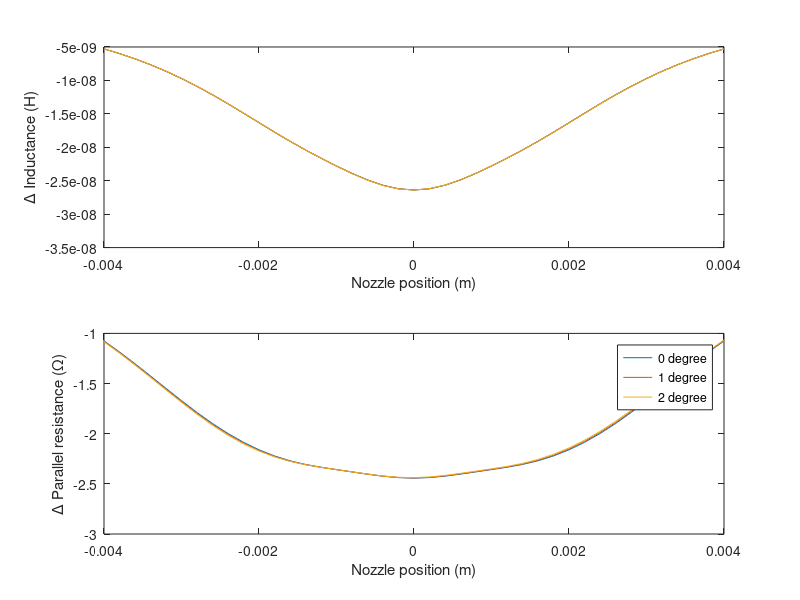
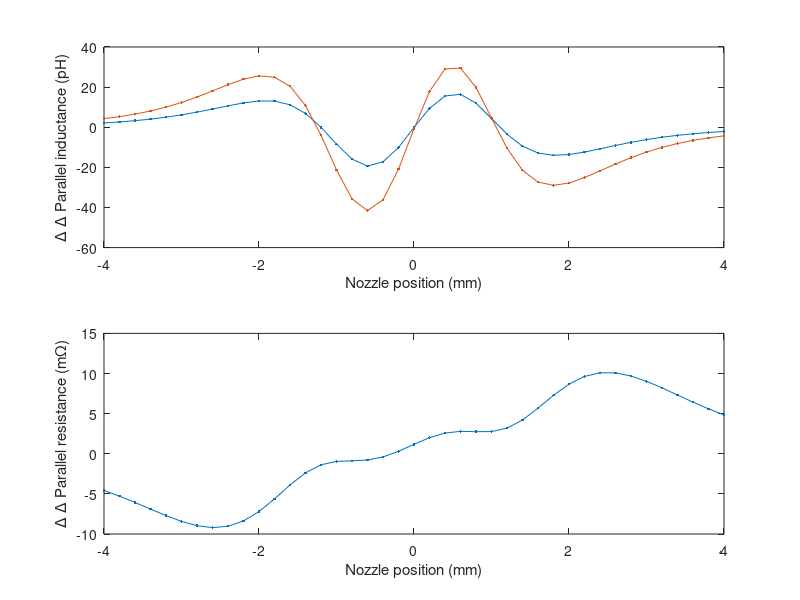

These charts were generated, in order, by the following MATLAB code: (Note: this script raises an error after producing the figures.)
clear all
close all

load("sim_result_0mu_offset_hr2.mat")

dLp = (imag(dZ).^2+real(dZ).^2)./imag(dZ)./f/2/pi;
dRp = (imag(dZ).^2+real(dZ).^2)./real(dZ);
dltot = zeros(3,13);
figure
ax1 = subplot(2,1,1);
plot(xpos,dLp)
ylabel('\Delta Inductance (H)')
xlabel('Nozzle position (m)')
hold on
ax2 = subplot(2,1,2);
plot(xpos,dRp)
ylabel('\Delta Parallel resistance (\Omega)')
xlabel('Nozzle position (m)')
hold on
dLptot(1,:) = dLp;
dRptot(1,:) = dRp;

load("sim_result_50mu_offset_hr2.mat")
dLp = (imag(dZ).^2+real(dZ).^2)./imag(dZ)./f/2/pi;
dRp = (imag(dZ).^2+real(dZ).^2)./real(dZ);
subplot(ax1)
plot(xpos,dLp)
ylabel('\Delta Parallel Inductance (H)')
xlabel('Nozzle position (m)')
hold on
subplot(ax2)
plot(xpos,dRp)
ylabel('\Delta Parallel resistance (\Omega)')
xlabel('Nozzle position (m)')
hold on
dLptot(2,:) = dLp;
dRptot(2,:) = dRp;

load("sim_result_100mu_offset_hr2.mat")
dLp = (imag(dZ).^2+real(dZ).^2)./imag(dZ)./f/2/pi;
dRp = (imag(dZ).^2+real(dZ).^2)./real(dZ);
subplot(ax1)
plot(xpos,dLp)
ylabel('\Delta Inductance (H)')
xlabel('Nozzle position (m)')
hold on
%legend('no offset','50mu offset', '100mu offset')
subplot(ax2)
plot(xpos,dRp)
ylabel('\Delta Parallel resistance (\Omega)')
xlabel('Nozzle position (m)')
hold on
legend('0 degree','1 degree', '2 degree')
dLptot(3,:) = dLp;
dRptot(3,:) = dRp;
set(gcf,'Position',[0,100,450,600])


style = '- .';

ddLp1 = dLptot(2,:)-dLptot(1,:);
ddRp1 = dRptot(2,:)-dRptot(1,:);
figure
ax1 = subplot(2,1,1);
plot(xpos*1e3,ddLp1*1e12,style)
ylabel('\Delta \Delta Parallel inductance (pH)')
xlabel('Nozzle position (mm)')
hold on
ax2 = subplot(2,1,2);
plot(xpos*1e3,ddRp1*1e3,style)
ylabel('\Delta \Delta Parallel resistance (m\Omega)')
xlabel('Nozzle position (mm)')

ddLp2 = dLptot(3,:)-dLptot(1,:);
ddRp2 = dRptot(3,:)-dRptot(1,:);
hold on
subplot(ax1)
plot(xpos*1e3,ddLp2*1e12,style)
%ylabel('\Delta\Delta Inductance (H)')
%xlabel('Nozzle position (m)')
xline(0,':k')
hold on
subplot(ax2)
plot(xpos*1e3,ddRp2*1e3,style)
%ylabel('\Delta\Delta Parallel resistance (\Omega)')
%xlabel('Nozzle position (m)')
xline(0,':k')

leg = legend('50 μm offset', '100 μm offset');
set(gcf,'Position',[0,100,450,600])
leg.Position = [0.629472934472934,0.450277777777778,0.275887573964497,0.058611111111112];


%export_fig('../Images/inductance_vs_offset.png', '-dpng', '-transparent', '-r600');

xpos = double(xpos*1000);
dLptot = double(dLptot*1e9);
for i1 = 1:3
    y_min = min(real(dLptot(i1,:)));
    y_max = max(real(dLptot(i1,:)));
    x_avg = mean(xpos);
    x_min = min(xpos);
    b0 = (y_max-y_min)/(x_min-x_avg)^2;
    p0 = double([0 x_avg y_min b0 0 0]);
    
    fun = @(p)(real(dLptot(i1,:))-(p(2) + p(3)*(xpos-p(1)).^2 + p(4)*(xpos-p(1)).^4 + p(5)*(xpos-p(1)).^6 + p(6)*(xpos-p(1)).^8));
    fun(p0)
    pfit = lsqnonlin(fun,p0);
    posL(i1) = pfit(1);
end

%xpos = double(xpos*1000);
dRptot = double(dRptot)*1000;
figure
for i1 = 1:3
    y_min = min(real(dRptot(i1,:)));
    y_max = max(real(dRptot(i1,:)));
    x_avg = mean(xpos);
    x_min = min(xpos);
    b0 = (y_max-y_min)/(x_min-x_avg)^2;
    p0 = double([0 x_avg y_min b0 0 0]);
    
    fun = @(p)(real(dRptot(i1,:))-(p(2) + p(3)*(xpos-p(1)).^2 + p(4)*(xpos-p(1)).^4 + p(5)*(xpos-p(1)).^6 + p(6)*(xpos-p(1)).^8));
    fun(p0)
    pfit = lsqnonlin(fun,p0);
    posR(i1) = pfit(1);
    subplot(3,1,i1)
    plot(xpos,real(dRptot(i1,:)))
    hold on
    dRpfit = pfit(2) + pfit(3)*(xpos-pfit(1)).^2 + pfit(4)*(xpos-pfit(1)).^4 + pfit(5)*(xpos-pfit(1)).^6 + pfit(6)*(xpos-pfit(1)).^8
    plot(xpos,dRpfit)
end


